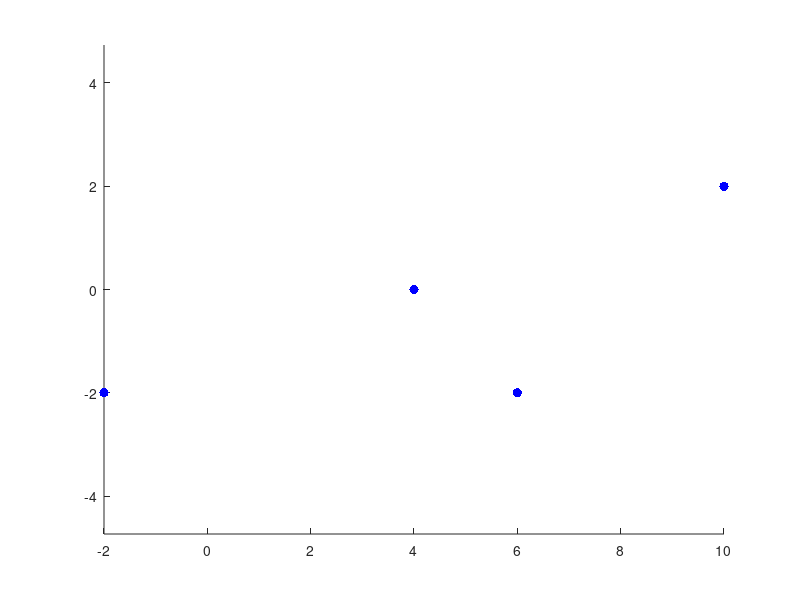

This figure's MATLAB source: (Note: this script raises an error after producing the figure.)
clear;
hold on; axis equal;
Px=[-2 4 6 10]; Py=[ -2 0 -2 2];
t0=-1; t1=0; t2=2; t3=3;
plot(Px,Py,'b.','MarkerSize',20);

syms a0 a1 a2 a3 t;
syms b0 b1 b2 b3;

ex(t)=a3*t^3+a2*t^2+a1*t+a0;
ey(t)=b3*t^3+b2*t^2+b1*t+b0;

e1=[ex(t0)==Px(1)...
    ex(t1)==Px(2)...
    ex(t2)==Px(3)...
    ex(t3)==Px(4)];

e2=[ey(t0)==Py(1)...
    ey(t1)==Py(2)...
    ey(t2)==Py(3)...
    ey(t3)==Py(4)];

mx=solve(e1,[a0 a1 a2 a3]);
my=solve(e2,[b0 b1 b2 b3]);

x(t)=mx.a3*t^3+mx.a2*t^2+mx.a1*t+mx.a0;
y(t)=my.b3*t^3+my.b2*t^2+my.b1*t+my.b0;

fplot(x,y,[t0 t3],'r','LineWidth',3);

dx(t)=diff(x,t);
dy(t)=diff(y,t);
quiver(x(2),y(2),dx(2),dy(2),'g','LineWidth',3);

%%%%%%%%%%%%%%%%%%%%%%%%%%%%%%%%%%%%%%%%%%%%%%%%%%%

dx(t)=diff(x,t);
dy(t)=diff(y,t);
dex(t)=diff(ex,t);
dey(t)=diff(ey,t);
Px2=[10 14];Py2=[2 -4];
VektorX2=[(dx(t3))/2,3];
VektorY2=[(dy(t3))/2,0];
t0=-1;t1=1;
plot(Px2,Py2,'k.','MarkerSize',20);
quiver(Px2(1),Py2(1),dx(t3),dy(t3),'y','MarkerSize',3);
quiver(Px2(2),Py2(2),VektorX2(2),VektorY2(2),'g','MarkerSize',3);

e3=[ex(t0)==Px2(1)...
    ex(t1)==Px2(2)...
    dex(t0)==VektorX2(1)...
    dex(t1)==VektorX2(2)];
e4=[ey(t0)==Py2(1)...
    ey(t1)==Py2(2)...
    dey(t0)==VektorY2(1)...
    dey(t1)==VektorY1(2)];
mx2=solve(e3,[a0 a1 a2 a3]);
my2=solve(e4,[b0 b1 b2 b3]);
x2(t)=subs(ex,[a0 a1 a2 a3],[mx2.a0,mx2.a1,mx2.a2,mx2.a3]);
y2(t)=subs(ey,[b0 b1 b2 b3],[my2.b0,my2.b1,my2.b2,my2.b3]);
fplot(x2,y2,[t0 t1],'y','LineWidth',3);